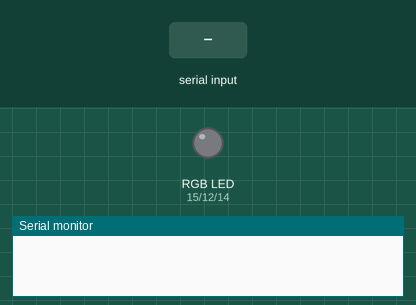
Recording of a sketch running on a simulated ESP8266 (NodeMCU). Shown: an RGB LED mixed from three pins (HIGH = lit), the last lines printed to the serial monitor. The test bench sets the inputs (shaded band). Dim RGB values are drawn brighter than linear.

Above: at 1.2 s.
1.3 s: "R90\n" received over Serial
At 4.1 s:
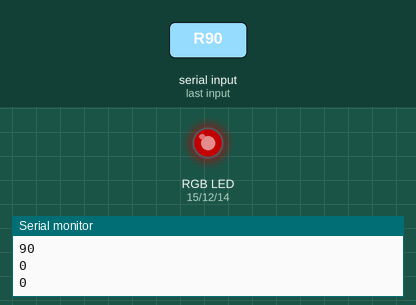
4.3 s: "R,45\n" received over Serial
At 6.9 s:
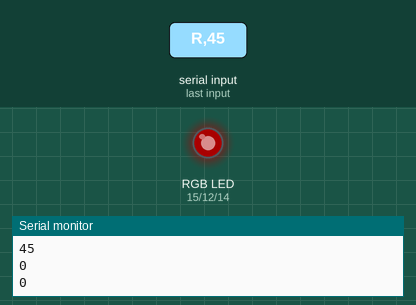
Timing chart, 0 to 8.4 s (numbered marks = the images above; inputs shaded):
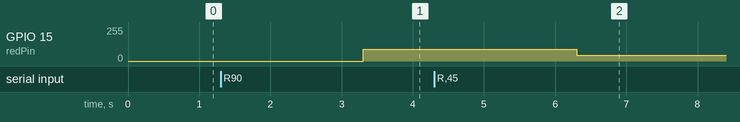

The sketch:

FRPXTO0ILR459HK.ino
```cpp
#include <ESP8266WiFi.h>
#include "stdlib.h"


// Red, green, and blue pins for PWM control
const int redPin = 15;     // 13 corresponds to GPIO13
const int greenPin = 12;   // 12 corresponds to GPIO12
const int bluePin = 14;    // 14 corresponds to GPIO14


int redValue = 0;
int greenValue =0;
int blueValue =0;


void setup() {
  Serial.begin(115200);

  // configure LED PWM resolution/range and set pins to LOW
  analogWrite(redPin, 0);
  analogWrite(greenPin, 0);
  analogWrite(bluePin, 0);


}

void loop(){

  if (Serial.available() > 0) {
    if (Serial.read() == 'R')
    {
      redValue = Serial.parseInt();
    Serial.println(redValue);

    greenValue = Serial.parseInt();
    Serial.println(greenValue);

    blueValue = Serial.parseInt();
    Serial.println(blueValue);
    }


    analogWrite(redPin,redValue);
    analogWrite(greenPin,greenValue);
    analogWrite(bluePin,blueValue);


  }

}
```

Measured:
- after the input at 1.3 s, GPIO 15 (redPin): 0/255 → 90/255 after 2.0 s
- after the input at 4.3 s, GPIO 15 (redPin): 90/255 → 45/255 after 2.0 s
